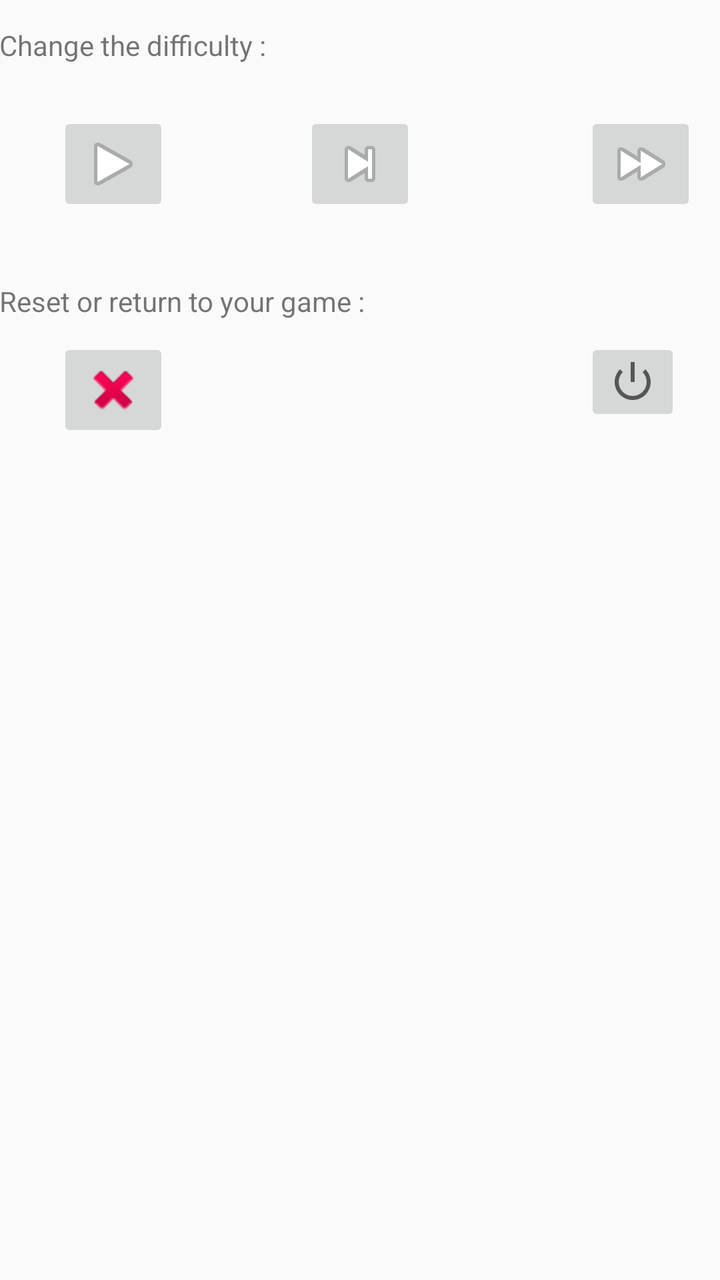
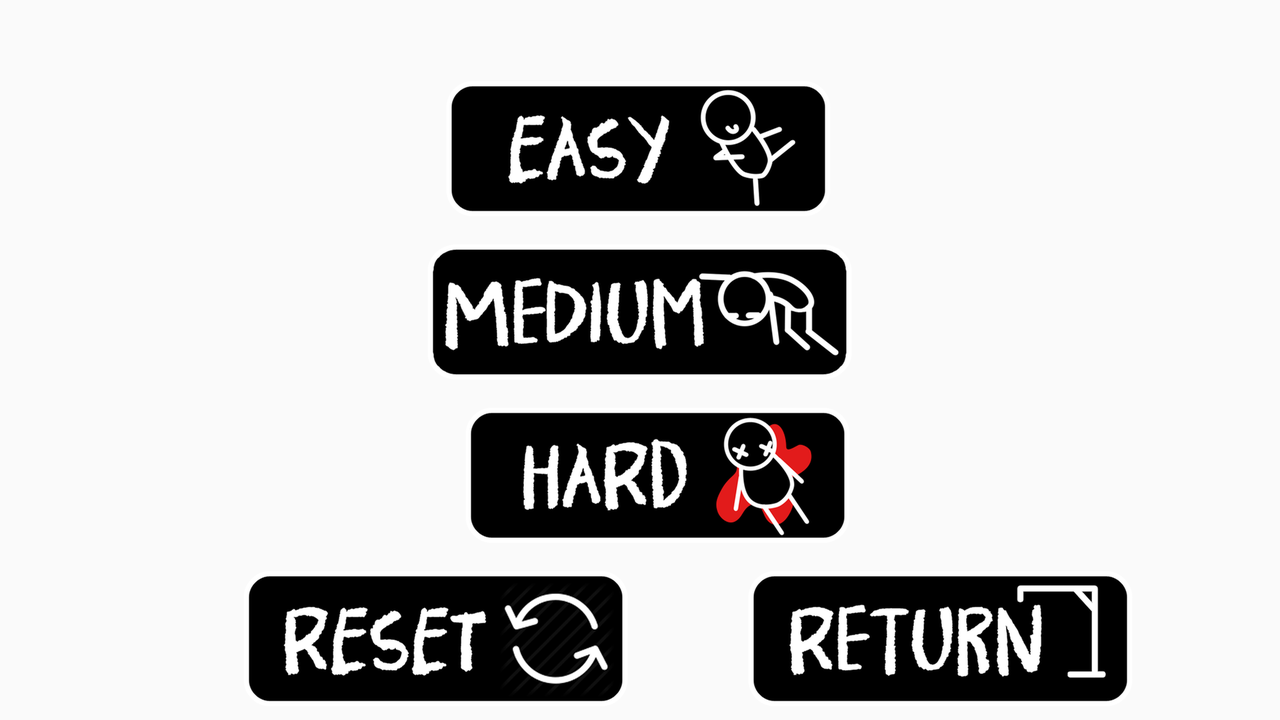

One screen, two layout resources from the same app: the default and the repository's alternative for another configuration. Each is rendered where Android would select it; the XML of both is given below.
<!-- AndroidManifest.xml: application theme AppTheme -->
<!-- res/layout/activity_menu_view.xml -->
<?xml version="1.0" encoding="utf-8"?>
<RelativeLayout xmlns:android="http://schemas.android.com/apk/res/android"
    xmlns:app="http://schemas.android.com/apk/res-auto"
    xmlns:tools="http://schemas.android.com/tools"
    android:id="@+id/activity_menu_view"
    android:layout_width="match_parent"
    android:layout_height="match_parent"
    android:paddingBottom="@dimen/activity_vertical_margin"
    android:paddingLeft="@dimen/activity_horizontal_margin"
    android:paddingRight="@dimen/activity_horizontal_margin"
    android:paddingTop="@dimen/activity_vertical_margin"
    tools:context="com.example.ash.hangman.MenuView">

    <ImageButton
        android:layout_width="wrap_content"
        android:layout_height="wrap_content"
        app:srcCompat="@android:drawable/ic_media_play"
        android:id="@+id/imgEasy"
        android:layout_alignParentTop="true"
        android:layout_alignStart="@+id/imgReset"
        android:layout_marginTop="56dp" />

    <ImageButton
        android:layout_width="wrap_content"
        android:layout_height="wrap_content"
        app:srcCompat="@android:drawable/ic_delete"
        android:layout_marginStart="29dp"
        android:id="@+id/imgReset"
        android:layout_below="@+id/imgEasy"
        android:layout_alignParentStart="true"
        android:layout_marginTop="61dp" />

    <ImageButton
        android:layout_width="wrap_content"
        android:layout_height="wrap_content"
        app:srcCompat="@android:drawable/ic_lock_power_off"
        android:id="@+id/imgReturn"
        android:layout_alignTop="@+id/imgReset"
        android:layout_alignStart="@+id/imgHard" />

    <ImageButton
        android:layout_width="wrap_content"
        android:layout_height="wrap_content"
        app:srcCompat="@android:drawable/ic_media_next"
        android:id="@+id/imgMedium"
        android:layout_alignTop="@+id/imgEasy"
        android:layout_centerHorizontal="true" />

    <TextView
        android:text="@string/reset"
        android:layout_width="wrap_content"
        android:layout_height="wrap_content"
        android:layout_below="@+id/imgEasy"
        android:layout_marginTop="33dp"
        android:id="@+id/textView"
        android:layout_alignParentStart="true"
        android:layout_alignParentEnd="true" />

    <TextView
        android:text="@string/menuDif"
        android:layout_width="match_parent"
        android:layout_height="wrap_content"
        android:layout_alignParentTop="true"
        android:layout_marginTop="13dp"
        android:id="@+id/textView4"
        android:layout_alignParentStart="true" />

    <ImageButton
        android:layout_width="wrap_content"
        android:layout_height="wrap_content"
        app:srcCompat="@android:drawable/ic_media_ff"
        android:id="@+id/imgHard"
        android:layout_marginEnd="12dp"
        android:layout_above="@+id/textView"
        android:layout_alignParentEnd="true" />

</RelativeLayout>
<!-- resources referenced by this layout -->
<resources>
  <string name="menuDif">Change the difficulty : </string>
  <string name="reset">Reset or return to your game : </string>
  <style name="AppTheme" parent="Theme.AppCompat.Light.DarkActionBar">
          
          <item name="colorPrimary">@color/colorPrimary</item>
          <item name="colorPrimaryDark">@color/colorPrimaryDark</item>
          <item name="colorAccent">@color/colorAccent</item>
      </style>
</resources>
<!-- res/layout-land/activity_menu_view.xml (the repository's variant of the layout above) -->
<!-- drawn on the phone turned sideways -->
<?xml version="1.0" encoding="utf-8"?>
<RelativeLayout xmlns:android="http://schemas.android.com/apk/res/android"
    android:orientation="vertical" android:layout_width="match_parent"
    android:layout_height="match_parent">

    <ImageButton
        android:layout_width="wrap_content"
        android:layout_height="wrap_content"
        android:id="@+id/imgReset"
        android:background="@drawable/btn_reset"
        android:layout_alignParentBottom="true"
        android:layout_toStartOf="@+id/imgReturn"
        android:layout_marginEnd="38dp" />

    <ImageButton
        android:layout_width="wrap_content"
        android:layout_height="wrap_content"
        android:id="@+id/imgReturn"
        android:background="@drawable/btn_resume"
        android:layout_marginEnd="62dp"
        android:layout_alignParentBottom="true"
        android:layout_alignParentEnd="true" />

    <ImageButton
        android:layout_width="wrap_content"
        android:layout_height="wrap_content"
        android:id="@+id/imgHard"
        android:background="@drawable/btn_hard"
        android:layout_above="@+id/imgReset"
        android:layout_alignEnd="@+id/imgMedium" />

    <ImageButton
        android:layout_width="wrap_content"
        android:layout_height="wrap_content"
        android:id="@+id/imgMedium"
        android:background="@drawable/btn_medium"
        android:layout_above="@+id/imgHard"
        android:layout_centerHorizontal="true" />

    <ImageButton
        android:layout_width="wrap_content"
        android:layout_height="wrap_content"
        android:id="@+id/imgEasy"
        android:background="@drawable/btn_easy"
        android:layout_above="@+id/imgMedium"
        android:layout_centerHorizontal="true" />

</RelativeLayout>
<!-- resources referenced by the variant -->
<!-- as the phone turned sideways resolves them -->
<resources>
  <!-- drawable btn_easy (drawable) -->
  <?xml version="1.0" encoding="utf-8"?>
  <selector xmlns:android="http://schemas.android.com/apk/res/android">
      <item android:drawable="@mipmap/btn_easy_down"
          android:state_pressed="true" />
      <item android:drawable="@mipmap/btn_easy_up"
          android:state_focused="true" />
      <item android:drawable="@mipmap/btn_easy_down"
          android:state_enabled="false" />
      <item android:drawable="@mipmap/btn_easy_up" />
  </selector>
  <!-- drawable btn_hard (drawable) -->
  <?xml version="1.0" encoding="utf-8"?>
  <selector xmlns:android="http://schemas.android.com/apk/res/android">
      <item android:drawable="@mipmap/btn_hard_down"
          android:state_pressed="true" />
      <item android:drawable="@mipmap/btn_hard_up"
          android:state_focused="true" />
      <item android:drawable="@mipmap/btn_hard_down"
          android:state_enabled="false" />
      <item android:drawable="@mipmap/btn_hard_up" />
  </selector>
  <!-- drawable btn_medium (drawable) -->
  <?xml version="1.0" encoding="utf-8"?>
  <selector xmlns:android="http://schemas.android.com/apk/res/android">
      <item android:drawable="@mipmap/btn_medium_down"
          android:state_pressed="true" />
      <item android:drawable="@mipmap/btn_medium_up"
          android:state_focused="true" />
      <item android:drawable="@mipmap/btn_medium_down"
          android:state_enabled="false" />
      <item android:drawable="@mipmap/btn_medium_up" />
  </selector>
  <!-- drawable btn_reset (drawable) -->
  <?xml version="1.0" encoding="utf-8"?>
  <selector xmlns:android="http://schemas.android.com/apk/res/android">
      <item android:drawable="@mipmap/btn_reset_down"
          android:state_pressed="true" />
      <item android:drawable="@mipmap/btn_reset_up"
          android:state_focused="true" />
      <item android:drawable="@mipmap/btn_reset_down"
          android:state_enabled="false" />
      <item android:drawable="@mipmap/btn_reset_up" />
  </selector>
  <!-- drawable btn_resume (drawable) -->
  <?xml version="1.0" encoding="utf-8"?>
  <selector xmlns:android="http://schemas.android.com/apk/res/android">
      <item android:drawable="@mipmap/btn_resume_down"
          android:state_pressed="true" />
      <item android:drawable="@mipmap/btn_resume_up"
          android:state_focused="true" />
      <item android:drawable="@mipmap/btn_resume_down"
          android:state_enabled="false" />
      <item android:drawable="@mipmap/btn_resume_up" />
  </selector>
  <style name="AppTheme" parent="Theme.AppCompat.Light.DarkActionBar">
          
          <item name="colorPrimary">@color/colorPrimary</item>
          <item name="colorPrimaryDark">@color/colorPrimaryDark</item>
          <item name="colorAccent">@color/colorAccent</item>
      </style>
</resources>
